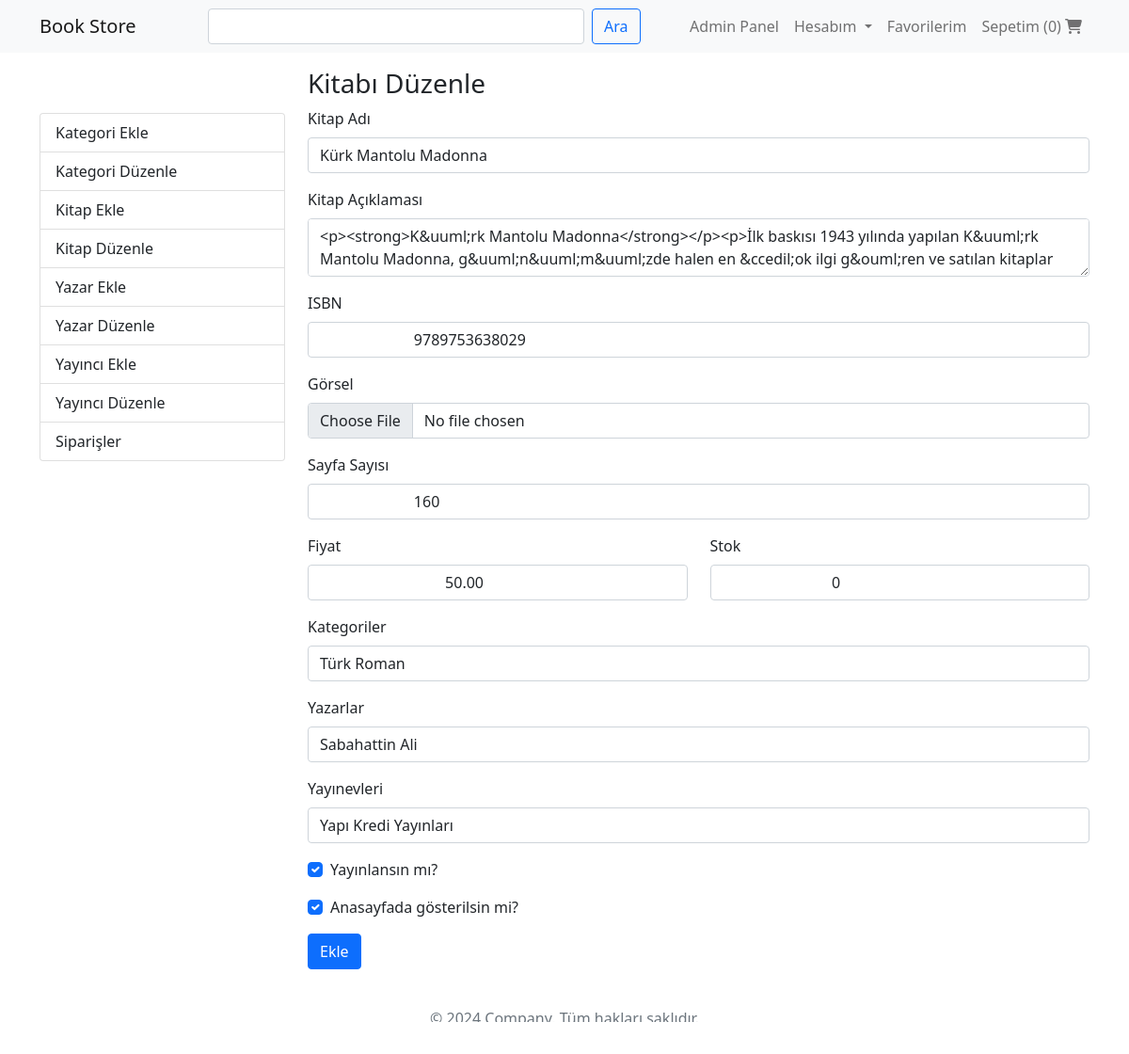
Before: /edit-book.php?id=1 (signed in) with the older database file.
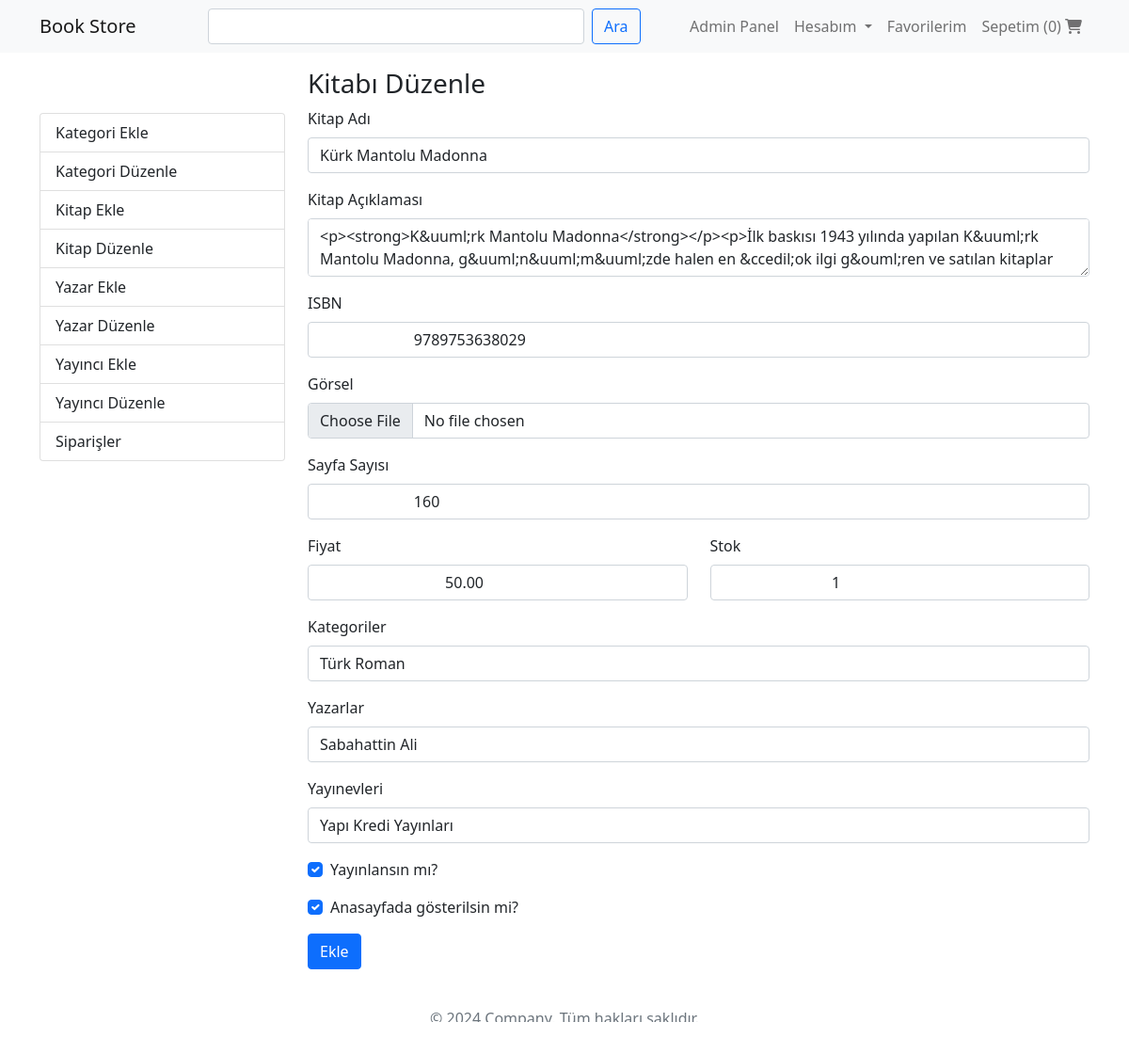
After: the same page with the newer database file.
### tables this page shows
CREATE TABLE `books` (
  `id` int(11) NOT NULL,
  `name` varchar(200) NOT NULL,
  `description` text DEFAULT NULL,
  `isbn` varchar(20) NOT NULL,
  `image` varchar(255) NOT NULL,
  `price` decimal(10,2) NOT NULL,
  `page_count` int(11) NOT NULL,
  `category_id` int(11) NOT NULL,
  `author_id` int(11) NOT NULL,
  `publisher_id` int(11) NOT NULL,
  `is_active` tinyint(1) DEFAULT 1,
  `is_home` tinyint(1) DEFAULT 0,
  `created_at` timestamp NOT NULL DEFAULT current_timestamp(),
  `stock` int(11) NOT NULL DEFAULT 0
);

CREATE TABLE `categories` (
  `id` int(11) NOT NULL,
  `name` varchar(100) NOT NULL,
  `is_active` tinyint(1) NOT NULL DEFAULT 1,
  `parent_id` int(11) DEFAULT NULL
);

CREATE TABLE `authors` (
  `id` int(11) NOT NULL,
  `name` varchar(100) NOT NULL
);

CREATE TABLE `publishers` (
  `id` int(11) NOT NULL,
  `name` varchar(100) NOT NULL
);

### controllers/book-controller.php (called while the page is built, shortened)
<?php
require_once 'models/book.php';
class BookController
{
    private $book;
    public function __construct($book = null)
    {
        if ($book === null) {
            $database = new Database();
            $db = $database->getConnection();
            $this->book = new Book($db);
        } else {
            $this->book = $book;
        }
    }
    public function getById($id)
    {
        return $this->book->getById($id);
    }
}
?>

### models/book.php (called while the page is built, shortened)
<?php
class Book
{
    private $conn;
    public function __construct($conn)
    {
        $this->conn = $conn;
    }
    public function getById($id)
    {
        $stmt = $this->conn->prepare("SELECT * FROM books WHERE id = ?");
        $stmt->bind_param("i", $id);
        $stmt->execute();
        $result = $stmt->get_result()->fetch_assoc();
        return $result;
    }
}
?>

### controllers/category-controller.php (called while the page is built, shortened)
<?php
require_once 'models/category.php';
class CategoryController
{
    private $category;
    public function __construct()
    {
        $database = new database();
        $db = $database->getConnection();
        $this->category = new Category($db);
    }
    public function getAll()
    {
        return $this->category->getAll();
    }
}
?>

### models/category.php (called while the page is built, shortened)
<?php
class Category
{
    private $conn;
    public function __construct($conn)
    {
        $this->conn = $conn;
    }
    public function getAll()
    {
        $stmt = $this->conn->prepare("SELECT * FROM categories");
        $stmt->execute();
        $result = $stmt->get_result();
        return $result;
    }
}
?>

### controllers/author-controller.php (called while the page is built, shortened)
<?php
require_once 'models/author.php';
class AuthorController
{
    private $author;
    public function __construct()
    {
        $database = new database();
        $db = $database->getConnection();
        $this->author = new Author($db);
    }
    public function getAll()
    {
        return $this->author->getAll();
    }
}

### models/author.php (called while the page is built, shortened)
<?php
class Author
{
    private $conn;
    public function __construct($conn)
    {
        $this->conn = $conn;
    }
    public function getAll()
    {
        $stmt = $this->conn->prepare("SELECT * FROM authors");
        $stmt->execute();
        $result = $stmt->get_result();
        return $result;
    }
}

### controllers/publisher-controller.php (called while the page is built, shortened)
<?php
require_once 'models/publisher.php';
class PublisherController
{
    private $publisher;
    public function __construct()
    {
        $database = new database();
        $db = $database->getConnection();
        $this->publisher = new Publisher($db);
    }
    public function getAll()
    {
        return $this->publisher->getAll();
    }
}

### models/publisher.php (called while the page is built, shortened)
<?php
class Publisher
{
    private $conn;
    public function __construct($conn)
    {
        $this->conn = $conn;
    }
    public function getAll()
    {
        $stmt = $this->conn->prepare("SELECT * FROM publishers");
        $stmt->execute();
        $result = $stmt->get_result();
        return $result;
    }
}

### edit-book.php (the view, shortened to what the changed rows need)
<?php
include "views/_header.php";
require_once 'controllers/book-controller.php';
require_once 'controllers/category-controller.php';
require_once 'controllers/author-controller.php';
require_once 'controllers/publisher-controller.php';
$bookName =  $pageCount = $isbn = $image = $categoryId = $authorId = $publisherId = $price = $stock = "";
$bookName_err = $pageCount_err = $isbn_err = $image_err = $categoryId_err = $authorId_err = $publisherId_err = $price_err = $stock_err = "";
$id = $_GET["id"];
$bookController = new BookController();
$book = $bookController->getById($id);
$categoryController = new CategoryController();
$categories = $categoryController->getAll();
$authorController = new AuthorController();
$authors = $authorController->getAll();
$publisherController = new PublisherController();
$publishers = $publisherController->getAll();
?>
<div class="container my-3">
    <div class="row">
        <div class="col-md-9" id="content">
            <form action="" method="POST" enctype="multipart/form-data">
                <div class="mb-3">
                    <label for="bookName" class="form-label">Kitap Adı</label>
                    <input type="text" class="form-control <?php echo !empty($bookName_err) ? 'is-invalid' : ''; ?>" id="bookName" name="bookName" value="<?php echo empty($bookName) ?
                                                                                                                                                                htmlspecialchars($book["name"]) : $bookName ?>">
                </div>
                <div class="mb-3">
                    <label for="description" class="form-label">Kitap Açıklaması</label>
                    <textarea name="description" id="description" class="form-control"><?php echo empty($description) ?
                                                                                            $book["description"] : $description ?></textarea>
                </div>
                <div class="mb-3">
                    <label for="isbn" class="form-label">ISBN</label>
                    <input type="text" class="form-control <?php echo !empty($isbn_err) ? 'is-invalid' : ''; ?>" id="isbn" name="isbn" value="
                        <?php echo empty($isbn) ? htmlspecialchars($book["isbn"]) : $isbn ?>">
                </div>
                <div class="mb-3">
                    <label for="pageCount" class="form-label">Sayfa Sayısı</label>
                    <input type="text" class="form-control <?php echo !empty($pageCount_err) ? 'is-invalid' : ''; ?>" id="pageCount" name="pageCount" value="
                        <?php echo empty($pageCount) ? htmlspecialchars($book["page_count"]) : $pageCount ?>">
                </div>
                <div class="col-md-12">
                    <div class="row">
                        <div class="mb-3 col-md-6">
                            <label for="price" class="form-label">Fiyat</label>
                            <input type="text" class="form-control <?php echo !empty($price_err) ? 'is-invalid' : ''; ?>" id="price" name="price" value="
                                <?php echo empty($price) ? htmlspecialchars($book["price"]) : $price ?>">
                        </div>
                        <div class="mb-3 col-md-6">
                            <label for="stock" class="form-label">Stok</label>
                            <input type="text" class="form-control <?php echo !empty($stock_err) ? 'is-invalid' : ''; ?>" id="stock" name="stock" value="
                            <?php echo empty($stock) ? htmlspecialchars($book["stock"]) : $stock ?>">
                        </div>
                    </div>
                </div>
                <div class="mb-3">
                    <label for="categoryId" class="form-label">Kategoriler</label>
                    <select class="form-control" name="categoryId" id="categoryId">
                        <?php while ($item = $categories->fetch_assoc()) : ?>
                            <option value="<?php echo $item['id']; ?>" <?php if ((empty($categoryId) ? htmlspecialchars($book["category_id"]) : $categoryId) == $item['id']) echo 'selected'; ?>>
                                <?php echo htmlspecialchars($item['name'], ENT_QUOTES); ?></option>
                        <?php endwhile; ?>
                    </select>
                </div>
                <div class="mb-3">
                    <label for="authorId" class="form-label">Yazarlar</label>
                    <select class="form-control" name="authorId" id="authorId">
                        <?php while ($item = $authors->fetch_assoc()) : ?>
                            <option value="<?php echo $item['id']; ?>" <?php if ((empty($authorId) ? htmlspecialchars($book["author_id"]) : $authorId) == $item['id']) echo 'selected'; ?>>
                                <?php echo htmlspecialchars($item['name'], ENT_QUOTES); ?></option>
                        <?php endwhile; ?>
                    </select>
                </div>
                <div class="mb-3">
                    <label for="publisherId" class="form-label">Yayınevleri</label>
                    <select class="form-control" name="publisherId" id="publisherId">
                        <?php while ($item = $publishers->fetch_assoc()) : ?>
                            <option value="<?php echo $item['id']; ?>" <?php if ((empty($publisherId) ? htmlspecialchars($book["publisher_id"]) : $publisherId) == $item['id']) echo 'selected'; ?>>
                                <?php echo htmlspecialchars($item['name'], ENT_QUOTES); ?></option>
                        <?php endwhile; ?>
                    </select>
                </div>
                <div class="mb-3 form-check">
                    <label class="form-check-label" for="isActive">Yayınlansın mı?</label>
                    <input type="checkbox" class="form-check-input" name="isActive" id="isActive" <?php if ($book["is_active"]) echo "checked" ?>>
                </div>
                <div class="mb-3 form-check">
                    <label class="form-check-label" for="isHome">Anasayfada gösterilsin mi?</label>
                    <input type="checkbox" class="form-check-input" name="isHome" id="isHome" <?php if ($book["is_home"]) echo "checked" ?>>
                </div>
            </form>
        </div>
    </div>
</div>
<?php include "views/_footer.php"; ?>

Changed rows visible on the page:
changed books "Kürk Mantolu Madonna": stock "0" → "1"
